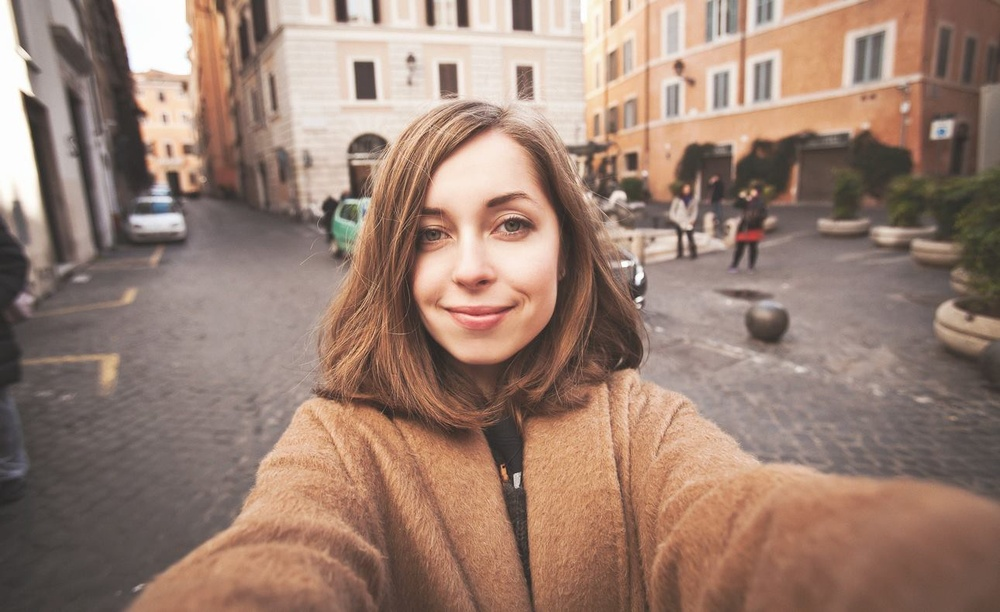
#> input picture photo.jpg, 1000 x 612 px, shrunk from 1290 x 789 before the run
$ python app.py
#> lines starting #> are read from the running program, lines starting #| are printed output that depends on the picture
import cv2

img = cv2.imread('photo.jpg')
#> img is the input picture: shape (612, 1000, 3); mean B, G, R 114.2, 127.6, 154.2

face_cascade = cv2.CascadeClassifier(cv2.data.haarcascades + 'haarcascade_frontalface_default.xml')

gray = cv2.cvtColor(img, cv2.COLOR_BGR2GRAY)
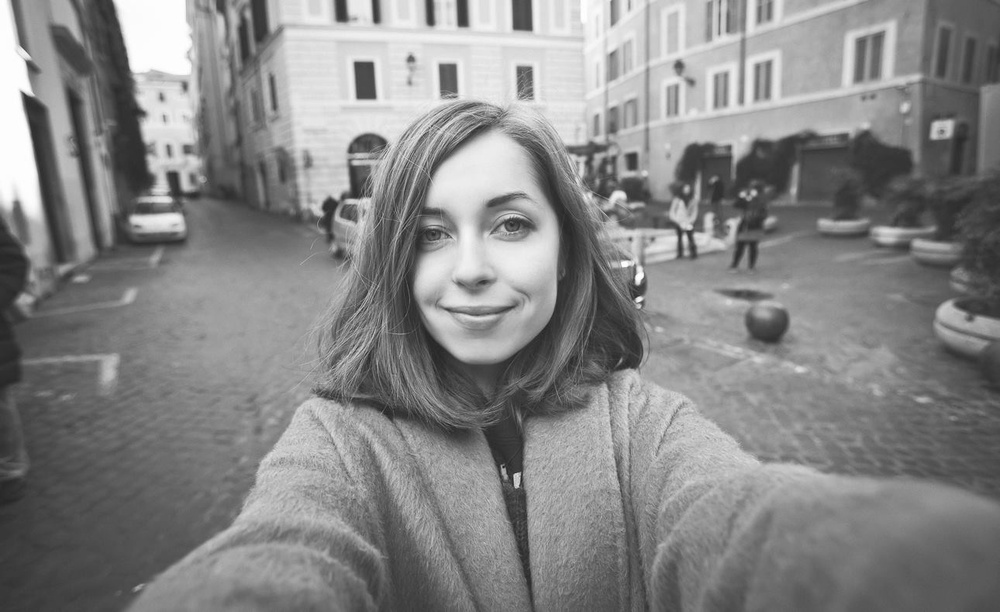
#> gray: shape (612, 1000); min 31, max 255, mean 134

faces = face_cascade.detectMultiScale(gray, scaleFactor=1.1, minNeighbors=5)
#> faces = [[378, 153, 199, 199]]

if len(faces) == 0:
    print("Лица не найдены.")
else:
    print(f"Найдено {len(faces)} лицо(а):")
#| Найдено 1 лицо(а):
    for (x, y, w, h) in faces:
        print(f"Координаты: x={x}, y={y}, ширина={w}, высота={h}")
#> this loop made 1 pass
#| Координаты: x=378, y=153, ширина=199, высота=199
